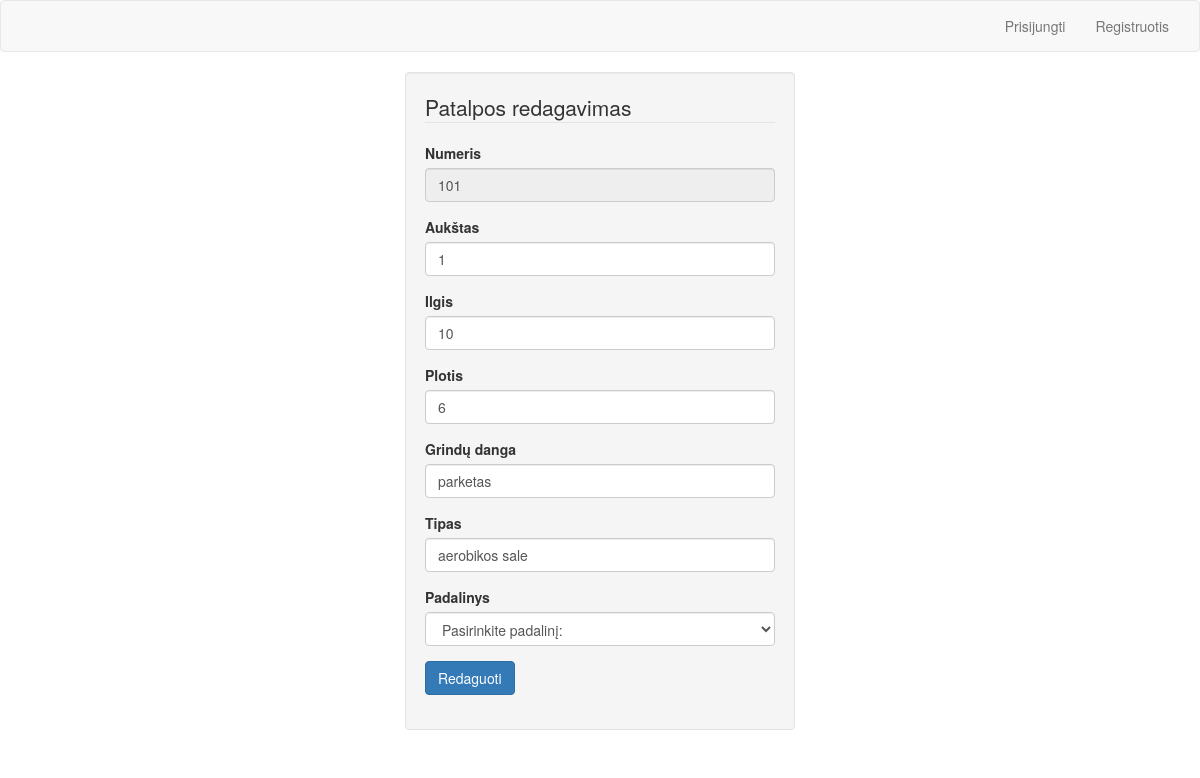
The app's page /patalpos_redagavimas.php?numeris=101 with its own data.
### tables this page shows
CREATE TABLE `patalpos` (
  `numeris` int(11) NOT NULL,
  `aukstas` int(11) NOT NULL,
  `ilgis` int(11) NOT NULL,
  `plotis` int(11) NOT NULL,
  `grindu_danga` varchar(20) DEFAULT NULL,
  `tipas` varchar(20) DEFAULT NULL,
  `fk_padalinys` int(11) DEFAULT NULL
);

### patalpos_redagavimas.php (the view, shortened to what this page needs)
<?php
function patalpos_redagavimas() {
    include_once 'dbconnect.php';
    if (isset($_GET['numeris'])) {
        $nr = $_GET['numeris'];
        $query = "SELECT * FROM patalpos WHERE numeris='" . $nr . "'";
        $r = $con->query($query);
        $r = $r->fetch_assoc();
    }
    echo "   <div class='form-group'>
                                <label for='name'>Numeris</label>
                                <input type='hidden' name='numeris' placeholder='Įveskite patalpos numerį (skaičius)' required value='";
    echo "' class='form-control' />
                                <input type='number' disabled='disabled' name='numeris' placeholder='Įveskite patalpos numerį (skaičius)' required value='";
    echo @$r['numeris'];
    echo "' class='form-control' />
                            </div>
                            <div class='form-group'>
                                <label for='name'>Aukštas</label>
                                <input type='number' name='aukstas' placeholder='Aukštas' required value='";
    echo @$r['aukstas'];
    echo "' class='form-control' />
                            </div>
                            <div class='form-group'>
                                <label for='name'>Ilgis</label>
                                <input type='number' name='ilgis' placeholder='Ilgis (m2)' required value='";
    echo @$r['ilgis'];
    echo "' class='form-control' />
                            </div>
                            <div class='form-group'>
                                <label for='name'>Plotis</label>
                                <input type='number' name='plotis' placeholder='Plotis (m2)' required value='";
    echo @$r['plotis'];
    echo "' class='form-control' />
                            </div>
                            <div class='form-group'>
                                <label for='name'>Grindų danga</label>
                                <input type='text' name='grindu_danga' placeholder='Grindų danga' value='";
    echo @$r['grindu_danga'];
    echo "' class='form-control' />
                            </div>
                            <div class='form-group'>
                                <label for='name'>Tipas</label>
                                <input type='text' name='tipas' placeholder='Tipas' value='";
    echo @$r['tipas'];
    echo "' class='form-control' />
                            </div>
                            <div class='form-group'>
                                <label for='name'>Padalinys</label>
                                <select name='padalinys' class='form-control'>
                                    <option value='-1'>Pasirinkite padalinį:</option>";
    echo "
                                </select>
                            </div>
                            <div class='form-group'>
                                <input type='submit' name='registruoti' value='Redaguoti' class='btn btn-primary' />
                            </div>
                        </fieldset>
                    </form>
                    <span class='text-success'>";
    echo "</span>
                    <span class='text-danger'>";
    echo "</span>";
}
?>
<!DOCTYPE html>
<html>
    <head>
        <link rel="stylesheet" href="css/bootstrap.min.css" type="text/css" />
    </head>
    <body>
        <nav class="navbar navbar-default" role="navigation">
            <div class="container-fluid">
                <div class="collapse navbar-collapse" id="navbar1">
                    <ul class="nav navbar-nav navbar-right">
                        <?php if (isset($_SESSION['elektroninis_pastas1'])) { ?>
                            <li class="dropdown">
                                <a class="dropdown-toggle" data-toggle="dropdown" href="">Prekių valdymas<span class="caret"</span></a>
                                <ul class="dropdown-menu">
                                    <li><a href="prekiu_sarasas.php">Prekės</a></li>
                                    <li><a href="paslaugu_sarasas.php">Paslaugos</a></li>
                                    <li><a href="programu_sarasas.php">Programos</a></li>
                                    <li><a href="abonimentu_sarasas.php">Abonimentai</a></li>
                                </ul>
                            <li class="dropdown">
                                <a class="dropdown-toggle" data-toggle="dropdown" href="">Resursų valdymas<span class="caret"</span></a>
                                <ul class="dropdown-menu">
                                    <li><a href="inventoriaus_sarasas.php">Inventorius</a></li>
                                    <li><a href="patalpu_sarasas.php">Patalpos</a></li>
                                    <li><a href="padaliniu_sarasas.php">Padaliniai</a></li>
                                    <li><a href="imones_registravimas.php">Įmonės registravimas</a></li>
                                </ul>
                            <li class="dropdown">
                                <a class="dropdown-toggle" data-toggle="dropdown" href="">Užimtumo valdymas<span class="caret"</span></a>
                                <ul class="dropdown-menu">
                                    <li><a href="uzsiemimo_registravimas.php">Užsiėmimų regsitracija</a></li>
                                    <li><a href="treneriu_sarasas.php">Treneriai</a></li>
                                    <li><a href="uzsiemimu_sarasas.php">Užsiėmimų sąrašas</a></li>
                                </ul>
                            <li><a href="klientu_sarasas.php">Klientų sąrašas</a></li>
                            <li><p class="navbar-text">Sveiki, <?php echo $_SESSION['elektroninis_pastas1']; ?></p></li>
                            <li><a href="logout.php">Atsijungti</a></li>
                        <?php } else { ?>
                            <li><a href="login.php">Prisijungti</a></li>
                            <li><a href="register.php">Registruotis</a></li>
                        <?php } ?>
                    </ul>
                </div>
            </div>
        </nav>
        <div class="container">
            <div class="row">
                <div class="col-md-4 col-md-offset-4 well">
                    <form role="form" action="<?php echo $_SERVER['PHP_SELF']; ?>" method="post" name="patalposforma">
                        <fieldset>
                            <legend>Patalpos redagavimas</legend>
                            <?php patalpos_redagavimas(); ?>
                            </div>
                            </div>
                            </div>
                            </body>
                            </html>

### records on screen
patalpos: numeris "101", aukstas "1", ilgis "10", plotis "6", grindu_danga "parketas", tipas "aerobikos sale"
